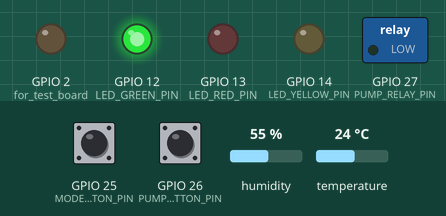
Simulated run of this sketch. Board: ESP32. Parts: switched loads named in the sketch (green lamp = pin HIGH), output pins drawn as LEDs (lit = HIGH). The inputs (shaded band) are chosen by the test bench; at power-on: humidity 55 %, GPIO 25 (MODE_BUTTON_PIN) HIGH, GPIO 26 (PUMP_BUTTON_PIN) HIGH, temperature 24 °C. What the sketch prints to the serial monitor is not drawn.

Above: at 2.9 s.
3.0 s: humidity set to 31 %
5.7 s: humidity set to 28 %
At 7.1 s:
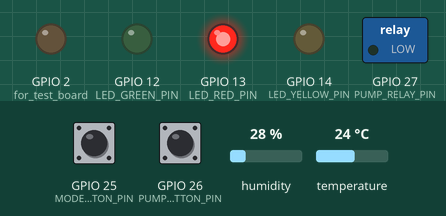
8.4 s: GPIO 25 (MODE_BUTTON_PIN) pulled LOW for 2.4 s
12.3 s: GPIO 26 (PUMP_BUTTON_PIN) pulled LOW for 2.4 s
At 13.9 s:
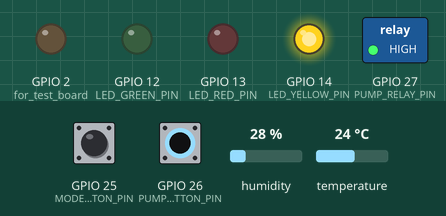
22.2 s: humidity set to 22 %
Timing chart, 0 to 25.2 s (numbered marks = the images above; inputs shaded):
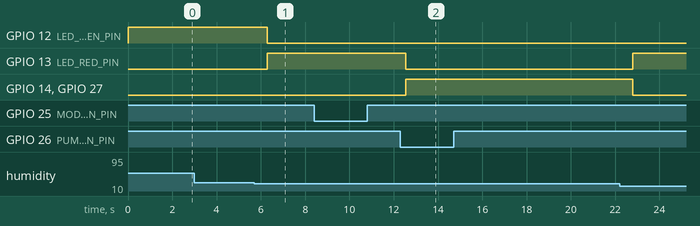

The sketch:

SPWS_ESP.ino
```cpp
#include <Arduino.h>

#include "sensor.h"
#include "pump.h"
#include "led.h"
#include "button.h"
#include "state_machine.h"

void setup() {
    Serial.begin(9600);
    pinMode(2, OUTPUT); //for test board
    // // Khởi tạo các thành phần phần cứng
    init_sensor();
    init_pump();
    init_led();
    init_buttons();

    // // Khởi tạo trạng thái hệ thống
    init_system_state();

    Serial.println("Hệ thống tưới cây thông minh");
    // // Test sensor
    // float temp = read_temperature();
    // float hum = read_humidity();
    // Serial.print("Nhiệt độ: ");
    // Serial.print(temp);
    // Serial.print("ºC, Độ ẩm: ");
    // Serial.println(hum);

    // //Test leds
    // set_led_status(LED_NORMAL); //green
    // delay(1000);
    // set_led_status(LED_WATERING); // yellow
    // delay(1000);
    // set_led_status(LED_LOW_MOISTURE_ALERT); // red
    // delay(1000);
    // set_led_status(LED_OFF); // off
    // delay(1000);
    // set_led_status(LED_ERROR); // red
    // delay(1000);
    // set_led_status(LED_OFF); // off

    // //Test relay and pump
    // set_pump_state(PUMP_ON);
    // delay(1000);
    // set_pump_state(PUMP_OFF);

}

void loop() {
    // Xử lý nút nhấn (có debounce và flag trong ISR)
    handle_mode_button();
    handle_manual_pump_button();

    unsigned long last_check = -SENSOR_CHECK_INTERVAL_MS;

    if (millis() - last_check >= SENSOR_CHECK_INTERVAL_MS) {
      // Cập nhật logic điều khiển chính của hệ thống (FSM)
      update_system_state();
      monitor_and_display_status();
      last_check = millis();
    }


    // //test board
    // digitalWrite(led1, HIGH);
    // delay(1000);
    // digitalWrite(led1, LOW);
    // delay(1000);

    // //test button
    // if(get_and_clear_mode_button_flag()) { Serial.println("Nút mode được nhấn"); }
    // if(get_and_clear_pump_button_flag()) { Serial.println("Nut pump được nhấn."); }

    delay(500);
}
```

button.cpp
```cpp
#include "button.h"
#include <Arduino.h>

// Cờ báo hiệu nút đã nhấn
volatile bool mode_button_pressed = false;
volatile bool pump_button_pressed = false;

// Thời điểm lần ngắt trước đó (chống dội)
volatile unsigned long last_mode_interrupt = 0;
volatile unsigned long last_pump_interrupt = 0;

// ISR cho nút chuyển chế độ
void IRAM_ATTR mode_button_isr() {
    unsigned long current_time = millis();
    if (current_time - last_mode_interrupt > DEBOUNCE_TIME_MS) {
        last_mode_interrupt = current_time;
        mode_button_pressed = true;
    }
}

// ISR cho nút điều khiển bơm
void IRAM_ATTR pump_button_isr() {
    unsigned long current_time = millis();
    if (current_time - last_pump_interrupt > DEBOUNCE_TIME_MS) {
        last_pump_interrupt = current_time;
        pump_button_pressed = true;
    }
}

// Khởi tạo chân nút và ngắt
void init_buttons() {
    pinMode(MODE_BUTTON_PIN, INPUT_PULLUP);
    pinMode(PUMP_BUTTON_PIN, INPUT_PULLUP);

    attachInterrupt(digitalPinToInterrupt(MODE_BUTTON_PIN), mode_button_isr, FALLING);
    attachInterrupt(digitalPinToInterrupt(PUMP_BUTTON_PIN), pump_button_isr, FALLING);
}

// Lấy và xoá cờ mode_button
bool get_and_clear_mode_button_flag() {
    bool pressed = mode_button_pressed;
    mode_button_pressed = false;
    return pressed;
}

// Lấy và xoá cờ pump_button
bool get_and_clear_pump_button_flag() {
    bool pressed = pump_button_pressed;
    pump_button_pressed = false;
    return pressed;
}
```

button.h
```cpp
#ifndef BUTTON_H
#define BUTTON_H

#include "config.h"

void init_buttons();
bool get_and_clear_mode_button_flag();
bool get_and_clear_pump_button_flag();

#endif
```

led.cpp
```cpp
#include "led.h"

#include <Arduino.h>

static led_status_t current_status = LED_NORMAL;

void init_led(void) {
    pinMode(LED_GREEN_PIN, OUTPUT);
    pinMode(LED_YELLOW_PIN, OUTPUT);
    pinMode(LED_RED_PIN, OUTPUT);

    // Tắt tất cả LED ban đầu
    digitalWrite(LED_GREEN_PIN, LOW);
    digitalWrite(LED_YELLOW_PIN, LOW);
    digitalWrite(LED_RED_PIN, LOW);
}

void set_led_status(led_status_t status) {
    current_status = status;

    // Tắt tất cả LED trước
    digitalWrite(LED_GREEN_PIN, LOW);
    digitalWrite(LED_YELLOW_PIN, LOW);
    digitalWrite(LED_RED_PIN, LOW);

    switch (status) {
        case LED_NORMAL:
            digitalWrite(LED_GREEN_PIN, HIGH);
            break;
        case LED_WATERING:
            digitalWrite(LED_YELLOW_PIN, HIGH);
            break;
        case LED_LOW_MOISTURE_ALERT:
        case LED_ERROR:
            digitalWrite(LED_RED_PIN, HIGH);
            break;
        case LED_OFF:
          digitalWrite(LED_GREEN_PIN, LOW);
          digitalWrite(LED_YELLOW_PIN, LOW);
          digitalWrite(LED_RED_PIN, LOW);
          break;
    }
}

\
```

led.h
```cpp
#ifndef LED_H
#define LED_H

#include "config.h"
#include "type.h"

void init_led();
void set_led_status(led_status_t status);

#endif
```

pump.cpp
```cpp
#include "pump.h"
#include <Arduino.h>

static pump_state_t current_pump_state = PUMP_OFF;

void init_pump(void) {
    pinMode(PUMP_RELAY_PIN, OUTPUT);
    digitalWrite(PUMP_RELAY_PIN, !PUMP_ACTIVE_LEVEL);  // Tắt bơm ban đầu
    current_pump_state = PUMP_OFF;
}

void set_pump_state(pump_state_t state) {
    current_pump_state = state;

    if (state == PUMP_ON) {
        digitalWrite(PUMP_RELAY_PIN, PUMP_ACTIVE_LEVEL);      // Bật relay
    } else {
        digitalWrite(PUMP_RELAY_PIN, !PUMP_ACTIVE_LEVEL);     // Tắt relay
    }
}

pump_state_t get_pump_state(void) {
    return current_pump_state;
}
```

pump.h
```cpp
#ifndef PUMP_H
#define PUMP_H

#include "config.h"
#include "type.h"

void init_pump();
void set_pump_state(pump_state_t state);
pump_state_t get_pump_state();

#endif
```

sensor.cpp
```cpp
#include "sensor.h"

#include <DHT.h>

static DHT dht(DHTPIN, DHTTYPE);

void init_sensor() {
    dht.begin();
}

float read_temperature() {
    return dht.readTemperature();
}

float read_humidity() {
    return dht.readHumidity();
}
```

sensor.h
```cpp
#ifndef SENSOR_H
#define SENSOR_H


#include "config.h"


void init_sensor();
float read_temperature();
float read_humidity();

#endif
```

state_machine.cpp
```cpp
#include "state_machine.h"
#include "sensor.h"
#include "pump.h"
#include "led.h"
#include "button.h"
#include "config.h"
#include <Arduino.h>

// ==== Biến trạng thái nội bộ ====
static system_mode_t current_mode = MODE_AUTO;
static pump_state_t current_pump_state = PUMP_OFF;
static led_status_t current_led_status = LED_NORMAL;

// Thời điểm lần tưới gần nhất (để quản lý thời gian tưới)
static unsigned long last_watering_time = 0;
static unsigned long pump_on_time = 0;

void init_system_state() {
    current_mode = MODE_AUTO;
    current_pump_state = PUMP_OFF;
    current_led_status = LED_NORMAL;

    set_pump_state(PUMP_OFF);
    set_led_status(LED_NORMAL);
    last_watering_time = millis();
}

void handle_mode_button() {
    if (get_and_clear_mode_button_flag()) {
        if (current_mode == MODE_AUTO) {
            current_mode = MODE_MANUAL;
            set_pump_state(PUMP_OFF);  // Tắt bơm khi vào manual
        } else {
            current_mode = MODE_AUTO;
        }
    }
}

void handle_manual_pump_button() {
    if (get_and_clear_pump_button_flag() && current_mode == MODE_MANUAL) {
        set_pump_state(PUMP_ON);
        pump_on_time = millis();
        current_pump_state = PUMP_ON;
        current_led_status = LED_WATERING;
        set_led_status(LED_WATERING);
    }
}

void update_system_state() {
    float moisture = read_humidity();  // Cảm biến đất trả về %
    //float temperature = read_temperature();

    // ==== Chế độ TỰ ĐỘNG ====
    if (current_mode == MODE_AUTO) {
        if (current_pump_state == PUMP_OFF &&
            moisture < MOISTURE_MIN_THRESHOLD &&
            millis() - last_watering_time > MIN_INTERVAL_BETWEEN_WATERING_MS) {

            set_pump_state(PUMP_ON);
            current_pump_state = PUMP_ON;
            current_led_status = LED_WATERING;
            set_led_status(LED_WATERING);
            pump_on_time = millis();
        }

        // Kiểm tra điều kiện dừng tưới
        if (current_pump_state == PUMP_ON) {
            if (moisture >= MOISTURE_MAX_THRESHOLD ||
                millis() - pump_on_time >= MAX_PUMP_ON_DURATION_MS) {

                set_pump_state(PUMP_OFF);
                current_pump_state = PUMP_OFF;
                last_watering_time = millis();

                current_led_status = LED_NORMAL;
                set_led_status(LED_NORMAL);
            }
        }

        // Độ ẩm thấp nhưng chưa đủ điều kiện tưới lại
        if (moisture < MOISTURE_MIN_THRESHOLD &&
            current_pump_state == PUMP_OFF) {

            current_led_status = LED_LOW_MOISTURE_ALERT;
            set_led_status(LED_LOW_MOISTURE_ALERT);
        }

    // ==== Chế độ THỦ CÔNG ====
    } else if (current_mode == MODE_MANUAL) {
        if (current_pump_state == PUMP_ON &&
            millis() - pump_on_time >= MANUAL_PUMP_DURATION_MS) {

            set_pump_state(PUMP_OFF);
            current_pump_state = PUMP_OFF;

             // Kiểm tra lại độ ẩm để quyết định trạng thái LED
            if (moisture < MOISTURE_MIN_THRESHOLD) {
                current_led_status = LED_LOW_MOISTURE_ALERT;
                set_led_status(LED_LOW_MOISTURE_ALERT);
            } else {
                current_led_status = LED_NORMAL;
                set_led_status(LED_NORMAL);
            }
        }
    }
}

system_mode_t get_current_mode() {
    return current_mode;
}

pump_state_t get_current_pump_state() {
    return current_pump_state;
}

led_status_t get_current_led_status() {
    return current_led_status;
}

void log_with_time(const char* message) {
    Serial.print("\n[");
    Serial.print(millis() / 1000);  // Thời gian tính bằng giây
    Serial.print("s] ");
    Serial.print(message);
}


void monitor_and_display_status() {
    static float temp_t = -100;
    static float hum_t = -100;
    static system_mode_t mode_t = MODE_AUTO;
    static pump_state_t pump_st_t = PUMP_OFF;
    static led_status_t led_st_t  = LED_NORMAL;

    float temp = read_temperature();
    float hum = read_humidity();
    system_mode_t mode = get_current_mode();
    pump_state_t pump_st = get_current_pump_state();
    led_status_t led_st = get_current_led_status();

    if (fabs(temp - temp_t) > 0.5 || fabs(hum - hum_t) > 1.0 ||
        (mode != mode_t) || (pump_st != pump_st_t) || (led_st != led_st_t)) {

        log_with_time("Nhiệt độ: ");
        Serial.print(temp);
        Serial.print("ºC, Độ ẩm: ");
        Serial.print(hum);
        Serial.print("%, Chế độ: ");
        Serial.println(mode == MODE_AUTO ? "Tự động" : "Thủ công");

        Serial.print("Trạng thái bơm: ");
        Serial.println(pump_st == PUMP_ON ? "Bật" : "Tắt");
        Serial.print("Trạng thái hệ thống: ");

        switch (led_st) {
            case LED_NORMAL:
                Serial.println("Bình thường.");
                break;
            case LED_WATERING:
                Serial.println("Đang tưới nước.");
                break;
            case LED_LOW_MOISTURE_ALERT:
                Serial.println("Cảnh báo độ ẩm thấp!");
                break;
            case LED_ERROR:
                Serial.println("Lỗi hệ thống!");
                break;
            default:
                Serial.println("Chế độ test");
                break;
        }

        // Cập nhật trạng thái trước đó
        temp_t = temp;
        hum_t = hum;
        mode_t = mode;
        pump_st_t = pump_st;
        led_st_t = led_st;
    }
}
```

state_machine.h
```cpp
#ifndef STATE_MACHINE_H
#define STATE_MACHINE_H

#include "type.h"

// Khởi tạo trạng thái hệ thống
void init_system_state();

// Hàm gọi định kỳ để cập nhật hệ thống (FSM logic chính)
void update_system_state();

// Xử lý khi nút chuyển chế độ được nhấn
void handle_mode_button();

// Xử lý khi nút tưới thủ công được nhấn
void handle_manual_pump_button();

// Các hàm getter trạng thái
system_mode_t get_current_mode();
pump_state_t get_current_pump_state();
led_status_t get_current_led_status();

//Hàm hiển thị qua uart console
void monitor_and_display_status();

#endif
```

type.h
```cpp
// types.h
#ifndef TYPES_H
#define TYPES_H

typedef enum {
    PUMP_OFF = 0,
    PUMP_ON  = 1
} pump_state_t;

typedef enum {
    LED_NORMAL,
    LED_WATERING,
    LED_LOW_MOISTURE_ALERT,
    LED_ERROR,
    LED_OFF //For test only
} led_status_t;

typedef enum {
    MODE_AUTO,
    MODE_MANUAL
} system_mode_t;

#endif
```

config.h
```cpp
#ifndef CONFIG_H
#define CONFIG_H

// ===== Pin Mapping =====
#define DHTPIN               15      // Cảm biến DHT nhiệt độ/độ ẩm
#define DHTTYPE              DHT11  // Loại cảm biến

#define PUMP_RELAY_PIN       27     // Chân điều khiển relay bơm
#define PUMP_ACTIVE_LEVEL    1      // Nếu relay active-low 0

#define LED_RED_PIN          13
#define LED_GREEN_PIN        12
#define LED_YELLOW_PIN       14


#define MODE_BUTTON_PIN      25      // Nút chuyển đổi chế độ
#define PUMP_BUTTON_PIN      26      // Nút kích hoạt bơm thủ công

// ===== Ngưỡng cấu hình =====
#define MOISTURE_MIN_THRESHOLD            30    // Bắt đầu tưới nếu dưới 30%
#define MOISTURE_MAX_THRESHOLD            60    // Dừng tưới nếu trên 60%
#define MANUAL_PUMP_DURATION_MS           10000 // ms, tưới thủ công trong 10 giây
#define MAX_PUMP_ON_DURATION_MS           20000 // ms, thời gian tưới tự động tối đa
#define MIN_INTERVAL_BETWEEN_WATERING_MS  50000 //Khoảng cách tối thiểu giữa hai lần tưới

// ===== Chu kỳ hệ thống =====
#define SENSOR_CHECK_INTERVAL_MS 30000  // Kiểm tra cảm biến mỗi 30s

// ===== Chống dội nút nhấn =====
#define DEBOUNCE_TIME_MS     200

#endif
```

Measured:
- the behaviour switches between 30 and 29 % on humidity (found by bisection; images 0 and 1)
- after the input at 3.0 s, every drawn part: stays the same
- after the input at 5.7 s, GPIO 12 (LED_GREEN_PIN): HIGH → LOW after 0.59 s; GPIO 13 (LED_RED_PIN): LOW → HIGH after 0.59 s
- after the input at 12.3 s, GPIO 13 (LED_RED_PIN): HIGH → LOW after 0.25 s; GPIO 14 (LED_YELLOW_PIN), GPIO 27 (PUMP_RELAY_PIN): LOW → HIGH after 0.25 s
